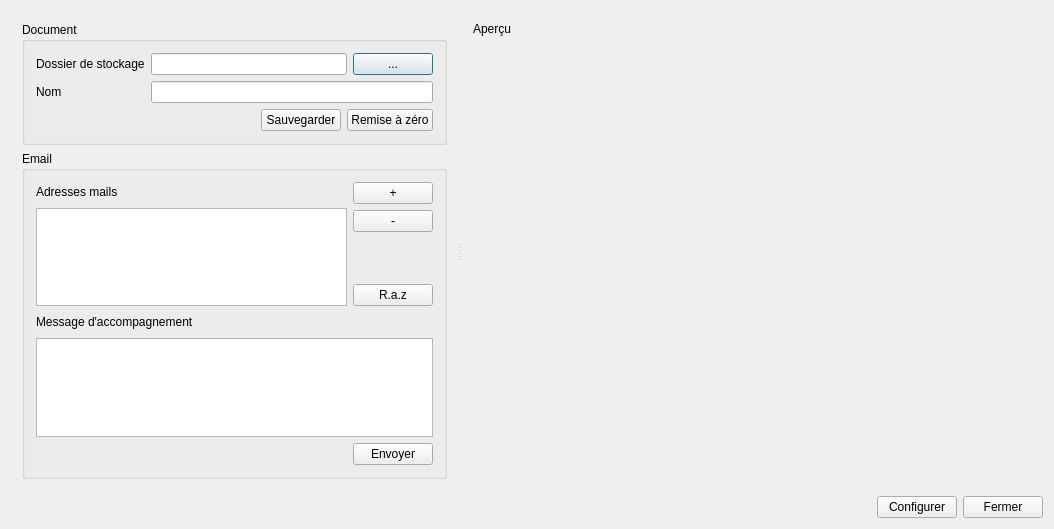
<?xml version="1.0" encoding="UTF-8"?>
<ui version="4.0">
 <class>Dialog</class>
 <widget class="QDialog" name="Dialog">
  <property name="geometry">
   <rect>
    <x>0</x>
    <y>0</y>
    <width>1054</width>
    <height>529</height>
   </rect>
  </property>
  <property name="windowTitle">
   <string>Scan to pdf</string>
  </property>
  <layout class="QVBoxLayout" name="verticalLayout_8">
   <item>
    <layout class="QHBoxLayout" name="horizontalLayout_8"/>
   </item>
   <item>
    <layout class="QHBoxLayout" name="horizontalLayout_7"/>
   </item>
   <item>
    <widget class="QSplitter" name="splitter">
     <property name="orientation">
      <enum>Qt::Horizontal</enum>
     </property>
     <widget class="QWidget" name="">
      <layout class="QVBoxLayout" name="verticalLayout_7">
       <item>
        <widget class="QGroupBox" name="groupBox">
         <property name="title">
          <string>Document</string>
         </property>
         <layout class="QVBoxLayout" name="verticalLayout_2">
          <item>
           <layout class="QFormLayout" name="formLayout">
            <item row="0" column="0">
             <widget class="QLabel" name="label_5">
              <property name="text">
               <string>Dossier de stockage</string>
              </property>
             </widget>
            </item>
            <item row="0" column="1">
             <layout class="QHBoxLayout" name="horizontalLayout_2">
              <item>
               <widget class="QLineEdit" name="txtPathToFolder">
                <property name="sizePolicy">
                 <sizepolicy hsizetype="MinimumExpanding" vsizetype="Fixed">
                  <horstretch>1</horstretch>
                  <verstretch>0</verstretch>
                 </sizepolicy>
                </property>
                <property name="minimumSize">
                 <size>
                  <width>150</width>
                  <height>0</height>
                 </size>
                </property>
               </widget>
              </item>
              <item>
               <widget class="QPushButton" name="btnSearchDir">
                <property name="sizePolicy">
                 <sizepolicy hsizetype="Fixed" vsizetype="Fixed">
                  <horstretch>0</horstretch>
                  <verstretch>0</verstretch>
                 </sizepolicy>
                </property>
                <property name="minimumSize">
                 <size>
                  <width>6</width>
                  <height>0</height>
                 </size>
                </property>
                <property name="text">
                 <string>...</string>
                </property>
               </widget>
              </item>
             </layout>
            </item>
            <item row="1" column="0">
             <widget class="QLabel" name="label_3">
              <property name="text">
               <string>Nom</string>
              </property>
             </widget>
            </item>
            <item row="1" column="1">
             <widget class="QLineEdit" name="txtFileName">
              <property name="sizePolicy">
               <sizepolicy hsizetype="MinimumExpanding" vsizetype="Fixed">
                <horstretch>1</horstretch>
                <verstretch>0</verstretch>
               </sizepolicy>
              </property>
              <property name="minimumSize">
               <size>
                <width>150</width>
                <height>0</height>
               </size>
              </property>
             </widget>
            </item>
           </layout>
          </item>
          <item>
           <layout class="QHBoxLayout" name="horizontalLayout_3">
            <item>
             <spacer name="horizontalSpacer_2">
              <property name="orientation">
               <enum>Qt::Horizontal</enum>
              </property>
              <property name="sizeHint" stdset="0">
               <size>
                <width>40</width>
                <height>20</height>
               </size>
              </property>
             </spacer>
            </item>
            <item>
             <widget class="QPushButton" name="btnSave">
              <property name="text">
               <string>Sauvegarder</string>
              </property>
             </widget>
            </item>
            <item>
             <widget class="QPushButton" name="btnReset">
              <property name="text">
               <string>Remise à zéro</string>
              </property>
             </widget>
            </item>
           </layout>
          </item>
         </layout>
        </widget>
       </item>
       <item>
        <widget class="QGroupBox" name="groupBox_2">
         <property name="title">
          <string>Email</string>
         </property>
         <layout class="QVBoxLayout" name="verticalLayout_6">
          <item>
           <layout class="QHBoxLayout" name="horizontalLayout_5">
            <item>
             <layout class="QVBoxLayout" name="verticalLayout_4">
              <item>
               <layout class="QHBoxLayout" name="horizontalLayout">
                <item>
                 <widget class="QLabel" name="label">
                  <property name="text">
                   <string>Adresses mails</string>
                  </property>
                 </widget>
                </item>
                <item>
                 <spacer name="horizontalSpacer">
                  <property name="orientation">
                   <enum>Qt::Horizontal</enum>
                  </property>
                  <property name="sizeHint" stdset="0">
                   <size>
                    <width>40</width>
                    <height>20</height>
                   </size>
                  </property>
                 </spacer>
                </item>
               </layout>
              </item>
              <item>
               <widget class="QListView" name="lswMail"/>
              </item>
             </layout>
            </item>
            <item>
             <layout class="QVBoxLayout" name="verticalLayout_3">
              <item>
               <widget class="QPushButton" name="btnAddMail">
                <property name="sizePolicy">
                 <sizepolicy hsizetype="Fixed" vsizetype="Fixed">
                  <horstretch>0</horstretch>
                  <verstretch>0</verstretch>
                 </sizepolicy>
                </property>
                <property name="text">
                 <string>+</string>
                </property>
               </widget>
              </item>
              <item>
               <widget class="QPushButton" name="btnRemoveMail">
                <property name="sizePolicy">
                 <sizepolicy hsizetype="Fixed" vsizetype="Fixed">
                  <horstretch>0</horstretch>
                  <verstretch>0</verstretch>
                 </sizepolicy>
                </property>
                <property name="text">
                 <string>-</string>
                </property>
               </widget>
              </item>
              <item>
               <spacer name="verticalSpacer">
                <property name="orientation">
                 <enum>Qt::Vertical</enum>
                </property>
                <property name="sizeHint" stdset="0">
                 <size>
                  <width>20</width>
                  <height>40</height>
                 </size>
                </property>
               </spacer>
              </item>
              <item>
               <widget class="QPushButton" name="btnResetMail">
                <property name="sizePolicy">
                 <sizepolicy hsizetype="Fixed" vsizetype="Fixed">
                  <horstretch>0</horstretch>
                  <verstretch>0</verstretch>
                 </sizepolicy>
                </property>
                <property name="text">
                 <string>R.a.z</string>
                </property>
               </widget>
              </item>
             </layout>
            </item>
           </layout>
          </item>
          <item>
           <layout class="QVBoxLayout" name="verticalLayout_5">
            <item>
             <layout class="QHBoxLayout" name="horizontalLayout_4">
              <item>
               <widget class="QLabel" name="label_2">
                <property name="text">
                 <string>Message d'accompagnement</string>
                </property>
               </widget>
              </item>
              <item>
               <spacer name="horizontalSpacer_3">
                <property name="orientation">
                 <enum>Qt::Horizontal</enum>
                </property>
                <property name="sizeHint" stdset="0">
                 <size>
                  <width>40</width>
                  <height>20</height>
                 </size>
                </property>
               </spacer>
              </item>
             </layout>
            </item>
            <item>
             <widget class="QPlainTextEdit" name="txtMailMessage"/>
            </item>
           </layout>
          </item>
          <item>
           <layout class="QHBoxLayout" name="horizontalLayout_6">
            <item>
             <spacer name="horizontalSpacer_4">
              <property name="orientation">
               <enum>Qt::Horizontal</enum>
              </property>
              <property name="sizeHint" stdset="0">
               <size>
                <width>40</width>
                <height>20</height>
               </size>
              </property>
             </spacer>
            </item>
            <item>
             <widget class="QPushButton" name="btnSend">
              <property name="text">
               <string>Envoyer</string>
              </property>
             </widget>
            </item>
           </layout>
          </item>
         </layout>
        </widget>
       </item>
      </layout>
     </widget>
     <widget class="QWidget" name="layoutWidget">
      <layout class="QVBoxLayout" name="verticalLayout">
       <item>
        <widget class="QLabel" name="label_4">
         <property name="sizePolicy">
          <sizepolicy hsizetype="Preferred" vsizetype="Fixed">
           <horstretch>0</horstretch>
           <verstretch>0</verstretch>
          </sizepolicy>
         </property>
         <property name="text">
          <string>Aperçu</string>
         </property>
        </widget>
       </item>
       <item>
        <widget class="KSaneIface::KSaneWidget" name="scanWidget" native="true">
         <property name="sizePolicy">
          <sizepolicy hsizetype="MinimumExpanding" vsizetype="Preferred">
           <horstretch>0</horstretch>
           <verstretch>0</verstretch>
          </sizepolicy>
         </property>
         <property name="minimumSize">
          <size>
           <width>500</width>
           <height>200</height>
          </size>
         </property>
        </widget>
       </item>
      </layout>
     </widget>
    </widget>
   </item>
   <item>
    <layout class="QHBoxLayout" name="horizontalLayout_9">
     <item>
      <spacer name="horizontalSpacer_5">
       <property name="orientation">
        <enum>Qt::Horizontal</enum>
       </property>
       <property name="sizeHint" stdset="0">
        <size>
         <width>40</width>
         <height>20</height>
        </size>
       </property>
      </spacer>
     </item>
     <item>
      <widget class="QPushButton" name="btnConfigure">
       <property name="text">
        <string>Configurer</string>
       </property>
      </widget>
     </item>
     <item>
      <widget class="QPushButton" name="btnClose">
       <property name="text">
        <string>Fermer</string>
       </property>
      </widget>
     </item>
    </layout>
   </item>
  </layout>
  <zorder>btnClose</zorder>
  <zorder>layoutWidget</zorder>
  <zorder>groupBox</zorder>
  <zorder>groupBox_2</zorder>
  <zorder>scanWidget</zorder>
  <zorder>horizontalSpacer_5</zorder>
 </widget>
 <layoutdefault spacing="6" margin="11"/>
 <customwidgets>
  <customwidget>
   <class>KSaneIface::KSaneWidget</class>
   <extends>QWidget</extends>
   <header location="global">KF5/KSane/ksanewidget.h</header>
   <container>1</container>
  </customwidget>
 </customwidgets>
 <resources/>
 <connections/>
</ui>
